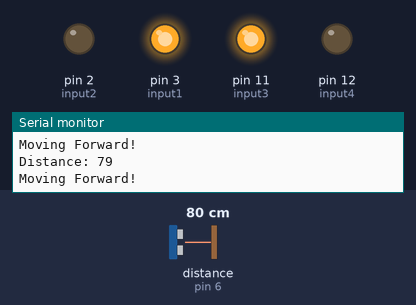
The sketch below on a simulated Arduino Uno, built with avr-gcc and run on an emulated ATmega328P. Shown: output pins drawn as LEDs (lit = HIGH), the last lines printed to the serial monitor. Inputs (shaded band) come from the test bench; at power-on: distance to the obstacle (sensor on pin 6) 80 cm. The echo pulse lasts 58.3 µs per cm; pins used as bus, display or sensor lines are not drawn.

Above: at 1.2 s.
1.3 s: distance to the obstacle (sensor on pin 6) set to 61 cm
4.3 s: distance to the obstacle (sensor on pin 6) set to 54 cm
At 5.8 s:
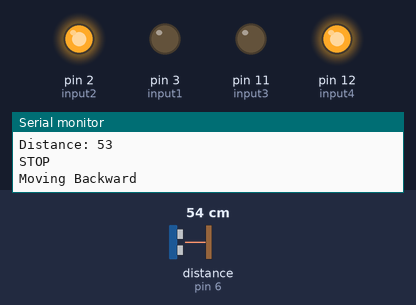
6.8 s: distance to the obstacle (sensor on pin 6) set to 60 cm
At 8.1 s:
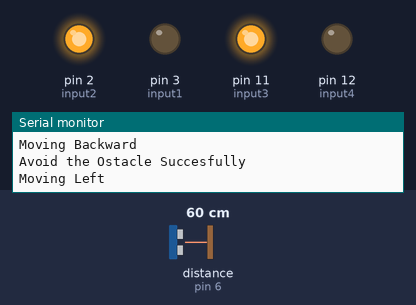
9.8 s: distance to the obstacle (sensor on pin 6) set to 2 cm
At 10.6 s:
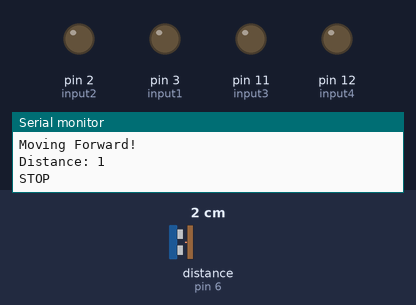
Timing chart, 0 to 13.3 s (numbered marks = the images above; inputs shaded):
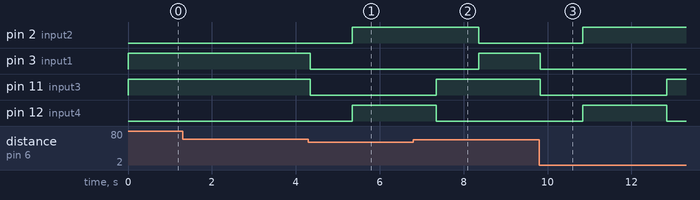

The sketch:

obstacle_avoidnace_bot.ino
```cpp
// In this code we are making the Obstacle Avoidance Circuit.
// We firstly declare the variables like trigPin for triggerpin of ultrasonic sensor and echoPin for echopin of ultrasonic sensor
// and input1, input2, input3 and input4 for motor driver for two motors.


const int trigPin=5;
const int echoPin=6;
const int input1=3;
const int input2=2;
const int input3=11;
const int input4=12;
long distance;

void setup()
{
  pinMode(trigPin,OUTPUT);
  pinMode(echoPin,INPUT);
  pinMode(input1,OUTPUT);
  pinMode(input2,OUTPUT);
  pinMode(input3,OUTPUT);
  pinMode(input4,OUTPUT);
  Serial.begin(9600);
}

// In obstacle avoidance bot the main logic in this code is firstly we will calculate the distance of obstacle using ultrasoic sensor if the
// distance is less than 57 cm then bot will stop for 1 sec and print "Stop" on serial monitor. After that bot will move backward for 2 sec and
// print "Moving Backward". In this way bot has succesfully avoid the obstacle so we will print it on serial monitor "Avoid the obstacle
// succefully". After that the code will print the distance again. Now the distane is greater than 57 cm so bot will turn left for 1 sec
// and printing "Moving Left". After this bot will move forward and print "Moving Forward!".

void loop()
{
  digitalWrite(trigPin,LOW);
  delay(2);
  digitalWrite(trigPin,HIGH);
  delay(2);
  digitalWrite(trigPin,LOW);
  long time=pulseIn(echoPin,HIGH);
  distance=(0.0343*time)/2;
  Serial.print("Distance: ");
  Serial.println(distance);

  if (distance<57){

    digitalWrite(input1,LOW);
    digitalWrite(input2,LOW);
    digitalWrite(input3,LOW);
    digitalWrite(input4,LOW);

    Serial.println("STOP");
    delay(1000);

    digitalWrite(input1,LOW);
    digitalWrite(input2,HIGH);
    digitalWrite(input3,LOW);
    digitalWrite(input4,HIGH);

    Serial.println("Moving Backward");
    delay(2000);


    Serial.println("Avoid the Ostacle Succesfully");

    digitalWrite(input1,LOW);
    digitalWrite(input2,HIGH);
    digitalWrite(input3,HIGH);
    digitalWrite(input4,LOW);

    Serial.println("Moving Left");
    delay(1000);

    digitalWrite(trigPin,LOW);
    delay(2);
    digitalWrite(trigPin,HIGH);
    delay(2);
    digitalWrite(trigPin,LOW);
    long time=pulseIn(echoPin,HIGH);
    distance=(0.0343*time)/2;
    Serial.print("Distance: ");
    Serial.println(distance);

  }

  else{

    digitalWrite(input1,HIGH);
    digitalWrite(input2,LOW);
     digitalWrite(input3,HIGH);
    digitalWrite(input4,LOW);

    Serial.println("Moving Forward!");
    distance=0;
  }
}
```

Measured:
- the behaviour switches between 58 and 57 cm on distance to the obstacle (sensor on pin 6) (found by bisection; images 0 and 1)
- after the input at 4.3 s, pin 2 (input2), pin 12 (input4): LOW → HIGH after 1.0 s; pin 3 (input1), pin 11 (input3): HIGH → LOW at once
- after the input at 6.8 s, pin 2 (input2): goes on until 8.4 s, then stays LOW; pin 3 (input1): LOW → HIGH after 1.6 s; pin 11 (input3): goes on until 7.3 s, then stays HIGH; pin 12 (input4): goes on until 7.3 s, then stays LOW
- after the input at 9.8 s, pin 2 (input2): LOW → HIGH after 1.0 s; pin 3 (input1): HIGH → LOW at once; pin 11 (input3): HIGH → LOW at once, → HIGH 3.0 s later; pin 12 (input4): LOW → HIGH after 1.0 s, → LOW 2.0 s later
